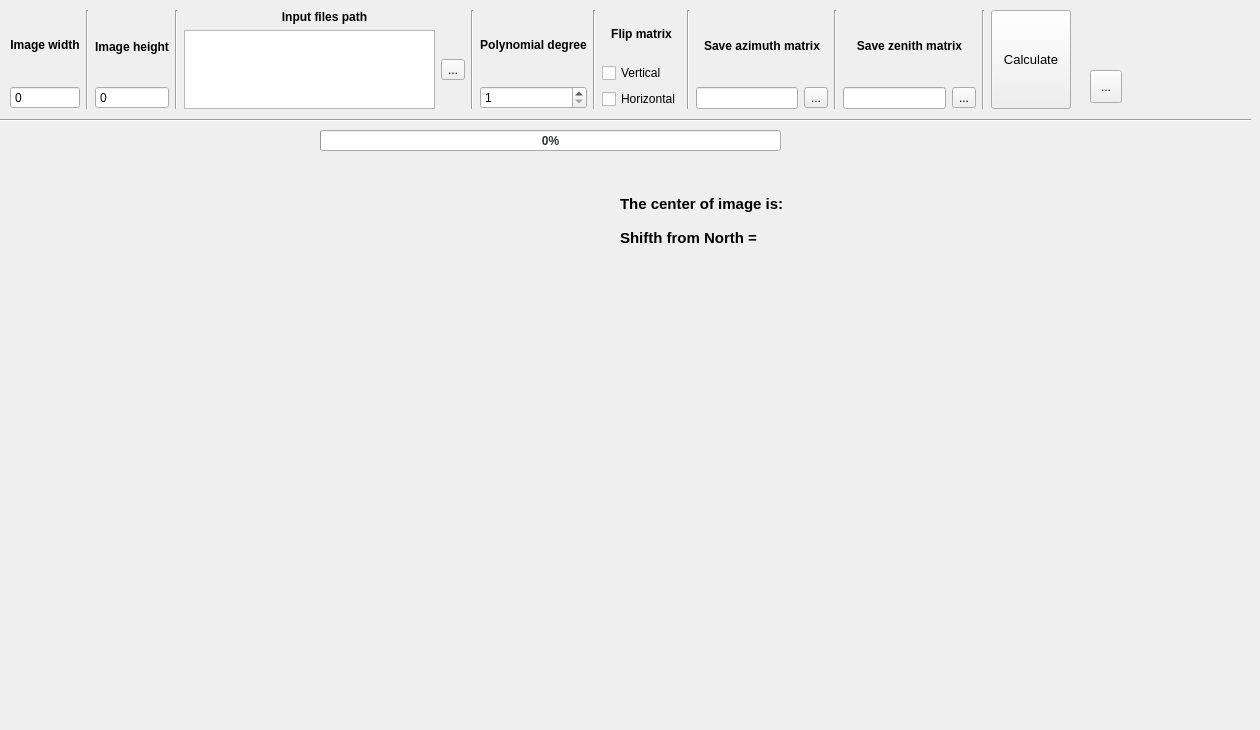
    <widget class="QWidget" name="center">
     <attribute name="title">
      <string>Calculate center and calibration matrix</string>
     </attribute>
     <widget class="QWidget" name="center_widget" native="true">
      <property name="geometry">
       <rect>
        <x>10</x>
        <y>10</y>
        <width>1061</width>
        <height>99</height>
       </rect>
      </property>
      <property name="sizePolicy">
       <sizepolicy hsizetype="Fixed" vsizetype="Fixed">
        <horstretch>0</horstretch>
        <verstretch>0</verstretch>
       </sizepolicy>
      </property>
      <layout class="QHBoxLayout" name="horizontalLayout_5">
       <item>
        <layout class="QVBoxLayout" name="verticalLayout_12">
         <item>
          <widget class="QLabel" name="label_img_w">
           <property name="font">
            <font>
             <family>Arial</family>
             <weight>75</weight>
             <bold>true</bold>
            </font>
           </property>
           <property name="text">
            <string>Image width</string>
           </property>
           <property name="alignment">
            <set>Qt::AlignCenter</set>
           </property>
          </widget>
         </item>
         <item>
          <widget class="QDoubleSpinBox" name="width_img">
           <property name="sizePolicy">
            <sizepolicy hsizetype="Fixed" vsizetype="Fixed">
             <horstretch>0</horstretch>
             <verstretch>0</verstretch>
            </sizepolicy>
           </property>
           <property name="maximumSize">
            <size>
             <width>75</width>
             <height>16777215</height>
            </size>
           </property>
           <property name="buttonSymbols">
            <enum>QAbstractSpinBox::NoButtons</enum>
           </property>
           <property name="decimals">
            <number>0</number>
           </property>
           <property name="maximum">
            <double>5000.000000000000000</double>
           </property>
          </widget>
         </item>
        </layout>
       </item>
       <item>
        <widget class="Line" name="line_8">
         <property name="orientation">
          <enum>Qt::Vertical</enum>
         </property>
        </widget>
       </item>
       <item>
        <layout class="QVBoxLayout" name="verticalLayout_13">
         <property name="spacing">
          <number>2</number>
         </property>
         <item>
          <widget class="QLabel" name="label_img_h">
           <property name="font">
            <font>
             <family>Arial</family>
             <weight>75</weight>
             <bold>true</bold>
            </font>
           </property>
           <property name="text">
            <string>Image height</string>
           </property>
           <property name="alignment">
            <set>Qt::AlignCenter</set>
           </property>
          </widget>
         </item>
         <item>
          <widget class="QDoubleSpinBox" name="height_img">
           <property name="sizePolicy">
            <sizepolicy hsizetype="Fixed" vsizetype="Fixed">
             <horstretch>0</horstretch>
             <verstretch>0</verstretch>
            </sizepolicy>
           </property>
           <property name="maximumSize">
            <size>
             <width>75</width>
             <height>16777215</height>
            </size>
           </property>
           <property name="buttonSymbols">
            <enum>QAbstractSpinBox::NoButtons</enum>
           </property>
           <property name="decimals">
            <number>0</number>
           </property>
           <property name="maximum">
            <double>5000.000000000000000</double>
           </property>
          </widget>
         </item>
        </layout>
       </item>
       <item>
        <widget class="Line" name="line_10">
         <property name="orientation">
          <enum>Qt::Vertical</enum>
         </property>
        </widget>
       </item>
       <item>
        <layout class="QVBoxLayout" name="verticalLayout_16">
         <item>
          <widget class="QLabel" name="label_input_files">
           <property name="font">
            <font>
             <family>Arial</family>
             <weight>75</weight>
             <bold>true</bold>
            </font>
           </property>
           <property name="text">
            <string>Input files path</string>
           </property>
           <property name="alignment">
            <set>Qt::AlignCenter</set>
           </property>
          </widget>
         </item>
         <item>
          <layout class="QHBoxLayout" name="horizontalLayout_6">
           <item>
            <widget class="QListWidget" name="input_list_star"/>
           </item>
           <item>
            <widget class="QToolButton" name="input_files_btn">
             <property name="text">
              <string>...</string>
             </property>
             <property name="toolButtonStyle">
              <enum>Qt::ToolButtonIconOnly</enum>
             </property>
             <property name="arrowType">
              <enum>Qt::NoArrow</enum>
             </property>
            </widget>
           </item>
          </layout>
         </item>
        </layout>
       </item>
       <item>
        <widget class="Line" name="line_47">
         <property name="orientation">
          <enum>Qt::Vertical</enum>
         </property>
        </widget>
       </item>
       <item>
        <layout class="QVBoxLayout" name="verticalLayout_35">
         <item>
          <widget class="QLabel" name="label_img_h_2">
           <property name="font">
            <font>
             <family>Arial</family>
             <weight>75</weight>
             <bold>true</bold>
            </font>
           </property>
           <property name="text">
            <string>Polynomial degree</string>
           </property>
           <property name="alignment">
            <set>Qt::AlignCenter</set>
           </property>
          </widget>
         </item>
         <item>
          <widget class="QSpinBox" name="poly_degree">
           <property name="minimum">
            <number>1</number>
           </property>
           <property name="maximum">
            <number>3</number>
           </property>
          </widget>
         </item>
        </layout>
       </item>
       <item>
        <widget class="Line" name="line_48">
         <property name="orientation">
          <enum>Qt::Vertical</enum>
         </property>
        </widget>
       </item>
       <item>
        <layout class="QVBoxLayout" name="verticalLayout_38">
         <item>
          <widget class="QLabel" name="label_img_h_3">
           <property name="font">
            <font>
             <family>Arial</family>
             <weight>75</weight>
             <bold>true</bold>
            </font>
           </property>
           <property name="text">
            <string>Flip matrix</string>
           </property>
           <property name="alignment">
            <set>Qt::AlignCenter</set>
           </property>
          </widget>
         </item>
         <item>
          <widget class="QCheckBox" name="flip_vertical">
           <property name="font">
            <font>
             <family>Arial</family>
             <weight>50</weight>
             <bold>false</bold>
            </font>
           </property>
           <property name="text">
            <string>Vertical</string>
           </property>
          </widget>
         </item>
         <item>
          <widget class="QCheckBox" name="flip_horizontal">
           <property name="font">
            <font>
             <family>Arial</family>
             <weight>50</weight>
             <bold>false</bold>
            </font>
           </property>
           <property name="text">
            <string>Horizontal</string>
           </property>
          </widget>
         </item>
        </layout>
       </item>
       <item>
        <widget class="Line" name="line_12">
         <property name="orientation">
          <enum>Qt::Vertical</enum>
         </property>
        </widget>
       </item>
       <item>
        <layout class="QVBoxLayout" name="verticalLayout_17">
         <item>
          <widget class="QLabel" name="label_6">
           <property name="font">
            <font>
             <family>Arial</family>
             <weight>75</weight>
             <bold>true</bold>
            </font>
           </property>
           <property name="text">
            <string>Save azimuth matrix</string>
           </property>
           <property name="alignment">
            <set>Qt::AlignCenter</set>
           </property>
          </widget>
         </item>
         <item>
          <layout class="QHBoxLayout" name="horizontalLayout_7">
           <item>
            <widget class="QLineEdit" name="save_azimut"/>
           </item>
           <item>
            <widget class="QToolButton" name="save_azimut_btn">
             <property name="text">
              <string>...</string>
             </property>
            </widget>
           </item>
          </layout>
         </item>
        </layout>
       </item>
       <item>
        <widget class="Line" name="line_13">
         <property name="orientation">
          <enum>Qt::Vertical</enum>
         </property>
        </widget>
       </item>
       <item>
        <layout class="QVBoxLayout" name="verticalLayout_18">
         <item>
          <widget class="QLabel" name="label_7">
           <property name="font">
            <font>
             <family>Arial</family>
             <weight>75</weight>
             <bold>true</bold>
            </font>
           </property>
           <property name="text">
            <string>Save zenith matrix</string>
           </property>
           <property name="alignment">
            <set>Qt::AlignCenter</set>
           </property>
          </widget>
         </item>
         <item>
          <layout class="QHBoxLayout" name="horizontalLayout_8">
           <item>
            <widget class="QLineEdit" name="save_zenit"/>
           </item>
           <item>
            <widget class="QToolButton" name="save_zenit_btn">
             <property name="text">
              <string>...</string>
             </property>
            </widget>
           </item>
          </layout>
         </item>
        </layout>
       </item>
       <item>
        <widget class="Line" name="line_49">
         <property name="orientation">
          <enum>Qt::Vertical</enum>
         </property>
        </widget>
       </item>
       <item>
        <widget class="QPushButton" name="calculate_btn">
         <property name="sizePolicy">
          <sizepolicy hsizetype="Minimum" vsizetype="Expanding">
           <horstretch>0</horstretch>
           <verstretch>0</verstretch>
          </sizepolicy>
         </property>
         <property name="font">
          <font>
           <family>Arial</family>
           <pointsize>10</pointsize>
          </font>
         </property>
         <property name="text">
          <string>Calculate</string>
         </property>
        </widget>
       </item>
      </layout>
     </widget>
     <widget class="Line" name="line_9">
      <property name="geometry">
       <rect>
        <x>0</x>
        <y>110</y>
        <width>1251</width>
        <height>20</height>
       </rect>
      </property>
      <property name="orientation">
       <enum>Qt::Horizontal</enum>
      </property>
     </widget>
     <widget class="QProgressBar" name="progressBar">
      <property name="geometry">
       <rect>
        <x>320</x>
        <y>130</y>
        <width>461</width>
        <height>21</height>
       </rect>
      </property>
      <property name="font">
       <font>
        <weight>75</weight>
        <bold>true</bold>
       </font>
      </property>
      <property name="styleSheet">
       <string notr="true">color: rgb(46, 52, 54)</string>
      </property>
      <property name="value">
       <number>0</number>
      </property>
     </widget>
     <widget class="QWidget" name="horizontalLayoutWidget_5">
      <property name="geometry">
       <rect>
        <x>520</x>
        <y>270</y>
        <width>581</width>
        <height>451</height>
       </rect>
      </property>
      <layout class="QHBoxLayout" name="horizontalLayout_9">
       <item>
        <widget class="QLabel" name="adjus_plot">
         <property name="sizePolicy">
          <sizepolicy hsizetype="Fixed" vsizetype="Fixed">
           <horstretch>0</horstretch>
           <verstretch>0</verstretch>
          </sizepolicy>
         </property>
         <property name="text">
          <string/>
         </property>
        </widget>
       </item>
      </layout>
     </widget>
     <widget class="QToolButton" name="help_center">
      <property name="geometry">
       <rect>
        <x>1090</x>
        <y>70</y>
        <width>32</width>
        <height>33</height>
       </rect>
      </property>
      <property name="text">
       <string>...</string>
      </property>
      <property name="icon">
       <iconset resource="../img/resource.qrc">
        <normaloff>:/img/ico_help.png</normaloff>:/img/ico_help.png</iconset>
      </property>
      <property name="iconSize">
       <size>
        <width>28</width>
        <height>28</height>
       </size>
      </property>
     </widget>
     <widget class="QWidget" name="verticalWidget_center" native="true">
      <property name="geometry">
       <rect>
        <x>620</x>
        <y>190</y>
        <width>351</width>
        <height>61</height>
       </rect>
      </property>
      <property name="sizePolicy">
       <sizepolicy hsizetype="Fixed" vsizetype="Fixed">
        <horstretch>0</horstretch>
        <verstretch>0</verstretch>
       </sizepolicy>
      </property>
      <layout class="QVBoxLayout" name="verticalLayout_39">
       <item>
        <layout class="QHBoxLayout" name="horizontalLayout_23">
         <item>
          <widget class="QLabel" name="label_center">
           <property name="font">
            <font>
             <family>Arial</family>
             <pointsize>11</pointsize>
             <weight>75</weight>
             <bold>true</bold>
            </font>
           </property>
           <property name="text">
            <string>The center of image is:</string>
           </property>
          </widget>
         </item>
         <item>
          <widget class="QLabel" name="center_img">
           <property name="font">
            <font>
             <family>Arial</family>
             <pointsize>11</pointsize>
             <weight>75</weight>
             <bold>true</bold>
            </font>
           </property>
           <property name="text">
            <string/>
           </property>
          </widget>
         </item>
        </layout>
       </item>
       <item>
        <layout class="QHBoxLayout" name="horizontalLayout_24">
         <item>
          <widget class="QLabel" name="label_center_2">
           <property name="sizePolicy">
            <sizepolicy hsizetype="Fixed" vsizetype="Preferred">
             <horstretch>0</horstretch>
             <verstretch>0</verstretch>
            </sizepolicy>
           </property>
           <property name="font">
            <font>
             <family>Arial</family>
             <pointsize>11</pointsize>
             <weight>75</weight>
             <bold>true</bold>
            </font>
           </property>
           <property name="text">
            <string>Shifth from North =</string>
           </property>
          </widget>
         </item>
         <item>
          <widget class="QLabel" name="shift_north">
           <property name="font">
            <font>
             <family>Arial</family>
             <pointsize>11</pointsize>
             <weight>75</weight>
             <bold>true</bold>
            </font>
           </property>
           <property name="text">
            <string/>
           </property>
          </widget>
         </item>
        </layout>
       </item>
      </layout>
     </widget>
     <widget class="QWidget" name="verticalLayoutWidget">
      <property name="geometry">
       <rect>
        <x>80</x>
        <y>120</y>
        <width>371</width>
        <height>601</height>
       </rect>
      </property>
      <layout class="QVBoxLayout" name="verticalLayout_40">
       <item>
        <widget class="QLabel" name="azimut_matrix_plot">
         <property name="sizePolicy">
          <sizepolicy hsizetype="Fixed" vsizetype="Fixed">
           <horstretch>0</horstretch>
           <verstretch>0</verstretch>
          </sizepolicy>
         </property>
         <property name="maximumSize">
          <size>
           <width>16777215</width>
           <height>16777215</height>
          </size>
         </property>
         <property name="text">
          <string/>
         </property>
        </widget>
       </item>
       <item>
        <widget class="QLabel" name="zenit_matrix_plot">
         <property name="sizePolicy">
          <sizepolicy hsizetype="Fixed" vsizetype="Fixed">
           <horstretch>0</horstretch>
           <verstretch>0</verstretch>
          </sizepolicy>
         </property>
         <property name="maximumSize">
          <size>
           <width>16777215</width>
           <height>16777215</height>
          </size>
         </property>
         <property name="text">
          <string/>
         </property>
        </widget>
       </item>
      </layout>
     </widget>
    </widget>
